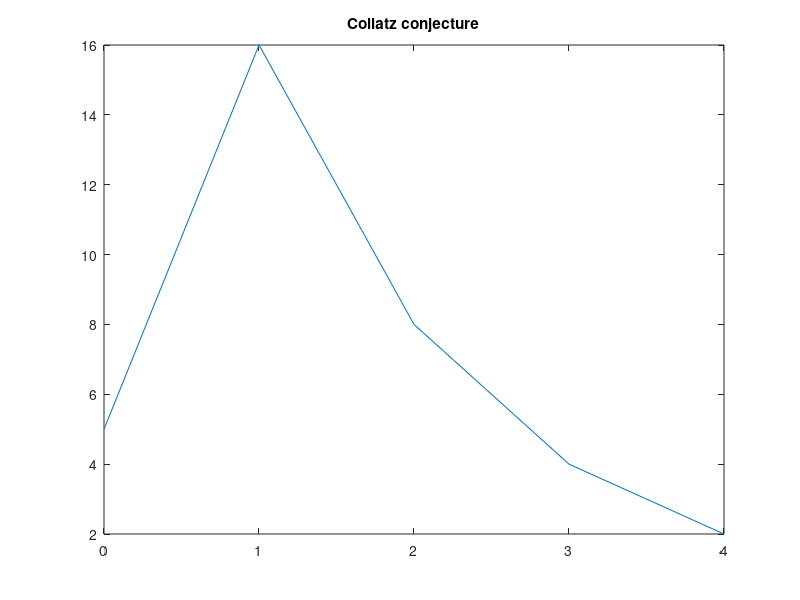

Here is the MATLAB script that generated this plot: (Note: this script raises an error after producing the figure.)
clear all
clc

y = []; %%array for y axis
x = []; %%array for x axis
i=0;    %%counter
steps = 0;  %%current number of steps
prompt = 'Enter number ';   %%enter input
m = input(prompt);  %%store input in variable
og = m;     %%copy original input for final statement
label = ['Graph of ', num2str(og)];     %%label for legend using the original value
result = 0;     %%variable that acts as a key to the correct response 

while m > 1
    
    if ismember(m, y)
        result = 2;
        break
    end
    
    x(i+1) = i;
    y(i+1) = m;
    i = i + 1;
        
    iseven = rem(m, 2) == 0;
    
    if iseven == 1
        steps = steps + 1;
        m = m/2;                
    else 
        steps = steps + 1;
        m = (m*3) + 1;                
    end
    
    if steps > 100000
        result = 1;
        break
    end
    
end
 
if m == 0
    result = 4;
elseif m > 1
    x(i) = i;
    y(i) = m;
end
    
if result == 1
    ['It takes more than 100,000 steps to test the conjecture.']
elseif result == 2
    ['Collatz conjecture is false and ', num2str(og),' is the counter example!'];
elseif result == 0
    ['Collatz conjecture is true for ', num2str(og),' and it takes ',num2str(steps),' many steps to reach 1.']
    plot(x,y)
    title('Collatz conjecture')  %%title at top
    subtitle('Number of Steps vs. Current Number')  %%subtitle at top
    legend(label)   %%legend, add names of lines
    xlabel('Number of Steps')     %%label x axis
    ylabel('Current Value')     %%label y axis
else
    ['error']
end
